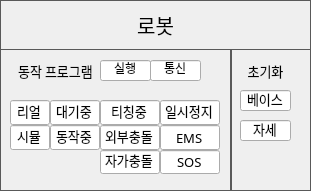
    <widget class="QFrame" name="FRAME_ROBOT">
     <property name="geometry">
      <rect>
       <x>510</x>
       <y>430</y>
       <width>311</width>
       <height>191</height>
      </rect>
     </property>
     <property name="styleSheet">
      <string notr="true">QFrame { 
   border: 1px solid #595959 
} 
QLabel {
	font: 10pt &quot;함초롬돋움&quot;;
}
QPushButton {
	border:1px solid #595959;
	font: 15pt &quot;함초롬돋움&quot;; 
}
QLineEdit {
	font: 10pt &quot;함초롬돋움&quot;;
}</string>
     </property>
     <property name="frameShape">
      <enum>QFrame::StyledPanel</enum>
     </property>
     <property name="frameShadow">
      <enum>QFrame::Raised</enum>
     </property>
     <widget class="QPushButton" name="BTN_DEV_INFO_ROBOT">
      <property name="geometry">
       <rect>
        <x>0</x>
        <y>0</y>
        <width>311</width>
        <height>50</height>
       </rect>
      </property>
      <property name="font">
       <font>
        <family>함초롬돋움</family>
        <pointsize>15</pointsize>
        <weight>50</weight>
        <italic>false</italic>
        <bold>false</bold>
       </font>
      </property>
      <property name="text">
       <string>로봇</string>
      </property>
     </widget>
     <widget class="QLabel" name="label_91">
      <property name="geometry">
       <rect>
        <x>10</x>
        <y>60</y>
        <width>91</width>
        <height>21</height>
       </rect>
      </property>
      <property name="font">
       <font>
        <family>함초롬돋움</family>
        <pointsize>10</pointsize>
        <weight>50</weight>
        <italic>false</italic>
        <bold>false</bold>
       </font>
      </property>
      <property name="styleSheet">
       <string notr="true">QLabel{ 
   border: 0px solid
} </string>
      </property>
      <property name="text">
       <string>동작 프로그램</string>
      </property>
      <property name="alignment">
       <set>Qt::AlignCenter</set>
      </property>
     </widget>
     <widget class="QLineEdit" name="LE_ROBOT_PRG_CONNECT">
      <property name="geometry">
       <rect>
        <x>150</x>
        <y>60</y>
        <width>51</width>
        <height>21</height>
       </rect>
      </property>
      <property name="text">
       <string>통신</string>
      </property>
      <property name="alignment">
       <set>Qt::AlignCenter</set>
      </property>
      <property name="readOnly">
       <bool>true</bool>
      </property>
     </widget>
     <widget class="QLineEdit" name="LE_ROBOT_PRG_WORKING_STATUS">
      <property name="geometry">
       <rect>
        <x>100</x>
        <y>60</y>
        <width>51</width>
        <height>21</height>
       </rect>
      </property>
      <property name="text">
       <string>실행</string>
      </property>
      <property name="alignment">
       <set>Qt::AlignCenter</set>
      </property>
      <property name="readOnly">
       <bool>true</bool>
      </property>
     </widget>
     <widget class="Line" name="line">
      <property name="geometry">
       <rect>
        <x>230</x>
        <y>50</y>
        <width>2</width>
        <height>171</height>
       </rect>
      </property>
      <property name="orientation">
       <enum>Qt::Vertical</enum>
      </property>
     </widget>
     <widget class="QLineEdit" name="LE_ROBOT_INIT_BASE_ANGLE">
      <property name="geometry">
       <rect>
        <x>240</x>
        <y>90</y>
        <width>51</width>
        <height>21</height>
       </rect>
      </property>
      <property name="font">
       <font>
        <family>함초롬돋움</family>
        <pointsize>10</pointsize>
        <weight>50</weight>
        <italic>false</italic>
        <bold>false</bold>
       </font>
      </property>
      <property name="text">
       <string>베이스</string>
      </property>
      <property name="alignment">
       <set>Qt::AlignCenter</set>
      </property>
      <property name="readOnly">
       <bool>true</bool>
      </property>
     </widget>
     <widget class="QLineEdit" name="LE_ROBOT_INIT_POSITION">
      <property name="geometry">
       <rect>
        <x>240</x>
        <y>120</y>
        <width>51</width>
        <height>21</height>
       </rect>
      </property>
      <property name="font">
       <font>
        <family>함초롬돋움</family>
        <pointsize>10</pointsize>
        <weight>50</weight>
        <italic>false</italic>
        <bold>false</bold>
       </font>
      </property>
      <property name="text">
       <string>자세</string>
      </property>
      <property name="alignment">
       <set>Qt::AlignCenter</set>
      </property>
      <property name="readOnly">
       <bool>true</bool>
      </property>
     </widget>
     <widget class="QLabel" name="label_92">
      <property name="geometry">
       <rect>
        <x>240</x>
        <y>60</y>
        <width>51</width>
        <height>21</height>
       </rect>
      </property>
      <property name="font">
       <font>
        <family>함초롬돋움</family>
        <pointsize>10</pointsize>
        <weight>50</weight>
        <italic>false</italic>
        <bold>false</bold>
       </font>
      </property>
      <property name="styleSheet">
       <string notr="true">QLabel{ 
   border: 0px solid
} </string>
      </property>
      <property name="text">
       <string>초기화</string>
      </property>
      <property name="alignment">
       <set>Qt::AlignCenter</set>
      </property>
     </widget>
     <widget class="QWidget" name="layoutWidget_10">
      <property name="geometry">
       <rect>
        <x>10</x>
        <y>100</y>
        <width>212</width>
        <height>74</height>
       </rect>
      </property>
      <layout class="QGridLayout" name="gridLayout_10">
       <property name="spacing">
        <number>0</number>
       </property>
       <item row="1" column="1">
        <widget class="QLineEdit" name="LE_ROBOT_STATE_MOVING">
         <property name="maximumSize">
          <size>
           <width>50</width>
           <height>16777215</height>
          </size>
         </property>
         <property name="font">
          <font>
           <family>함초롬돋움</family>
           <pointsize>10</pointsize>
           <weight>50</weight>
           <italic>false</italic>
           <bold>false</bold>
          </font>
         </property>
         <property name="text">
          <string>동작중</string>
         </property>
         <property name="alignment">
          <set>Qt::AlignCenter</set>
         </property>
         <property name="readOnly">
          <bool>true</bool>
         </property>
        </widget>
       </item>
       <item row="0" column="2">
        <widget class="QLineEdit" name="LE_ROBOT_STATUS_TEACHING">
         <property name="maximumSize">
          <size>
           <width>60</width>
           <height>16777215</height>
          </size>
         </property>
         <property name="font">
          <font>
           <family>함초롬돋움</family>
           <pointsize>10</pointsize>
           <weight>50</weight>
           <italic>false</italic>
           <bold>false</bold>
          </font>
         </property>
         <property name="text">
          <string>티칭중</string>
         </property>
         <property name="alignment">
          <set>Qt::AlignCenter</set>
         </property>
         <property name="readOnly">
          <bool>true</bool>
         </property>
        </widget>
       </item>
       <item row="0" column="1">
        <widget class="QLineEdit" name="LE_ROBOT_STATE_IDLE">
         <property name="maximumSize">
          <size>
           <width>50</width>
           <height>16777215</height>
          </size>
         </property>
         <property name="font">
          <font>
           <family>함초롬돋움</family>
           <pointsize>10</pointsize>
           <weight>50</weight>
           <italic>false</italic>
           <bold>false</bold>
          </font>
         </property>
         <property name="text">
          <string>대기중</string>
         </property>
         <property name="alignment">
          <set>Qt::AlignCenter</set>
         </property>
         <property name="readOnly">
          <bool>true</bool>
         </property>
        </widget>
       </item>
       <item row="0" column="0">
        <widget class="QLineEdit" name="LE_PG_MODE_REAL">
         <property name="maximumSize">
          <size>
           <width>40</width>
           <height>16777215</height>
          </size>
         </property>
         <property name="font">
          <font>
           <family>함초롬돋움</family>
           <pointsize>10</pointsize>
           <weight>50</weight>
           <italic>false</italic>
           <bold>false</bold>
          </font>
         </property>
         <property name="text">
          <string>리얼</string>
         </property>
         <property name="alignment">
          <set>Qt::AlignCenter</set>
         </property>
         <property name="readOnly">
          <bool>true</bool>
         </property>
        </widget>
       </item>
       <item row="1" column="0">
        <widget class="QLineEdit" name="LE_PG_MODE_SIMULATION">
         <property name="maximumSize">
          <size>
           <width>40</width>
           <height>16777215</height>
          </size>
         </property>
         <property name="font">
          <font>
           <family>함초롬돋움</family>
           <pointsize>10</pointsize>
           <weight>50</weight>
           <italic>false</italic>
           <bold>false</bold>
          </font>
         </property>
         <property name="text">
          <string>시뮬</string>
         </property>
         <property name="alignment">
          <set>Qt::AlignCenter</set>
         </property>
         <property name="readOnly">
          <bool>true</bool>
         </property>
        </widget>
       </item>
       <item row="2" column="2">
        <widget class="QLineEdit" name="LE_ROBOT_STATUS_SELF_COLLISION">
         <property name="maximumSize">
          <size>
           <width>60</width>
           <height>16777215</height>
          </size>
         </property>
         <property name="font">
          <font>
           <family>함초롬돋움</family>
           <pointsize>10</pointsize>
           <weight>50</weight>
           <italic>false</italic>
           <bold>false</bold>
          </font>
         </property>
         <property name="text">
          <string>자가충돌</string>
         </property>
         <property name="alignment">
          <set>Qt::AlignCenter</set>
         </property>
         <property name="readOnly">
          <bool>true</bool>
         </property>
        </widget>
       </item>
       <item row="1" column="2">
        <widget class="QLineEdit" name="LE_ROBOT_STATUS_EXT_COLLISION">
         <property name="maximumSize">
          <size>
           <width>60</width>
           <height>16777215</height>
          </size>
         </property>
         <property name="font">
          <font>
           <family>함초롬돋움</family>
           <pointsize>10</pointsize>
           <weight>50</weight>
           <italic>false</italic>
           <bold>false</bold>
          </font>
         </property>
         <property name="text">
          <string>외부충돌</string>
         </property>
         <property name="alignment">
          <set>Qt::AlignCenter</set>
         </property>
         <property name="readOnly">
          <bool>true</bool>
         </property>
        </widget>
       </item>
       <item row="0" column="3">
        <widget class="QLineEdit" name="LE_ROBOT_STATUS_PAUSED">
         <property name="maximumSize">
          <size>
           <width>60</width>
           <height>16777215</height>
          </size>
         </property>
         <property name="font">
          <font>
           <family>함초롬돋움</family>
           <pointsize>10</pointsize>
           <weight>50</weight>
           <italic>false</italic>
           <bold>false</bold>
          </font>
         </property>
         <property name="text">
          <string>일시정지</string>
         </property>
         <property name="alignment">
          <set>Qt::AlignCenter</set>
         </property>
         <property name="readOnly">
          <bool>true</bool>
         </property>
        </widget>
       </item>
       <item row="1" column="3">
        <widget class="QLineEdit" name="LE_ROBOT_STATUS_EMS">
         <property name="maximumSize">
          <size>
           <width>60</width>
           <height>16777215</height>
          </size>
         </property>
         <property name="font">
          <font>
           <family>함초롬돋움</family>
           <pointsize>10</pointsize>
           <weight>50</weight>
           <italic>false</italic>
           <bold>false</bold>
          </font>
         </property>
         <property name="text">
          <string>EMS</string>
         </property>
         <property name="alignment">
          <set>Qt::AlignCenter</set>
         </property>
         <property name="readOnly">
          <bool>true</bool>
         </property>
        </widget>
       </item>
       <item row="2" column="3">
        <widget class="QLineEdit" name="LE_ROBOT_STATUS_SOS">
         <property name="maximumSize">
          <size>
           <width>60</width>
           <height>16777215</height>
          </size>
         </property>
         <property name="font">
          <font>
           <family>함초롬돋움</family>
           <pointsize>10</pointsize>
           <weight>50</weight>
           <italic>false</italic>
           <bold>false</bold>
          </font>
         </property>
         <property name="text">
          <string>SOS</string>
         </property>
         <property name="alignment">
          <set>Qt::AlignCenter</set>
         </property>
         <property name="readOnly">
          <bool>true</bool>
         </property>
        </widget>
       </item>
      </layout>
     </widget>
    </widget>
